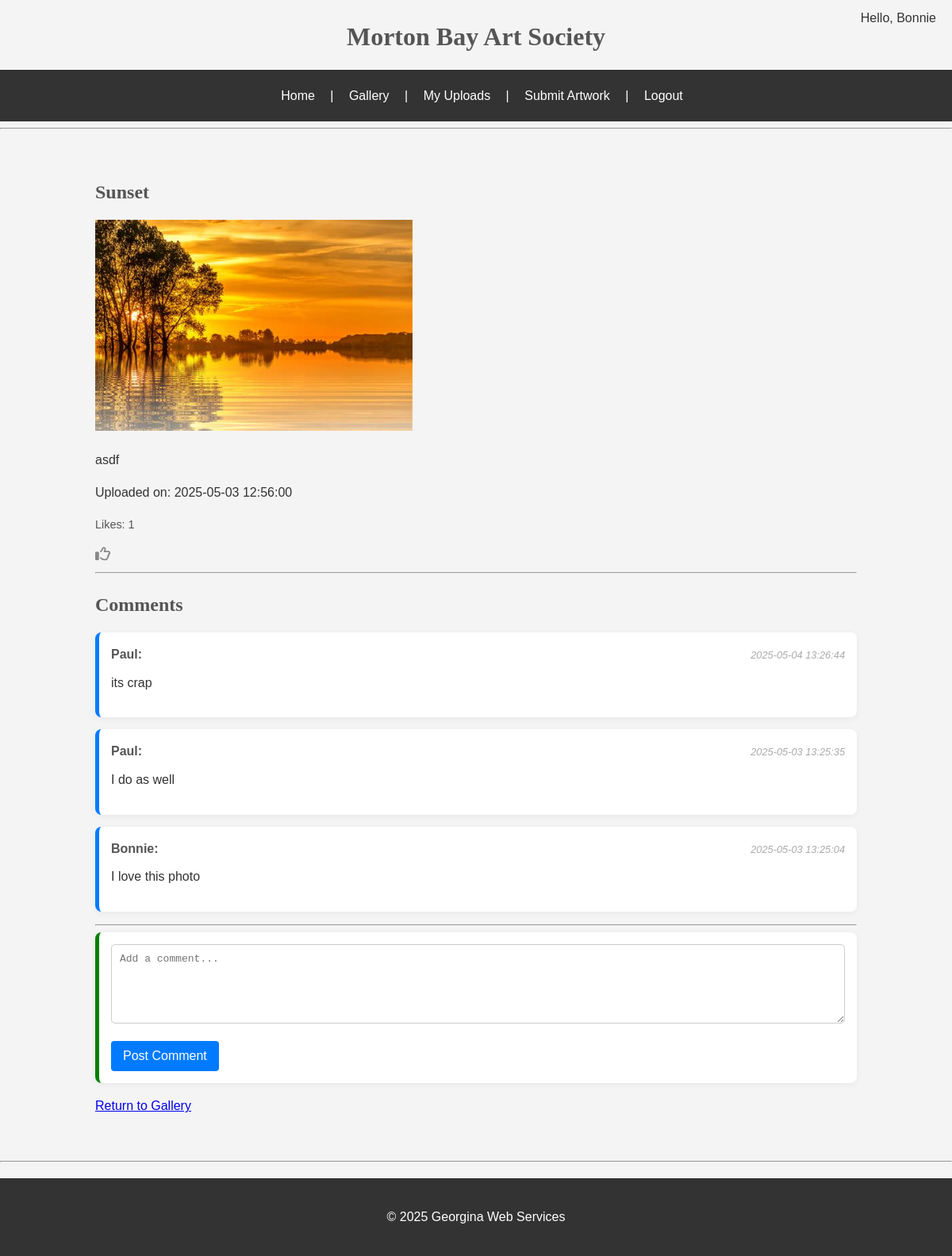
Screenshot of /artwork/2 (signed in) with the database file from the repository.
### tables this page shows
CREATE TABLE Users (
            user_id INTEGER PRIMARY KEY AUTOINCREMENT,
            username TEXT NOT NULL UNIQUE,
            email TEXT NOT NULL UNIQUE,
            password TEXT NOT NULL,
            user_type TEXT NOT NULL CHECK (user_type IN ('artist', 'enthusiast', 'admin'))
        );

CREATE TABLE Artworks (
            artwork_id INTEGER PRIMARY KEY AUTOINCREMENT,
            artist_id INTEGER NOT NULL,
            title TEXT NOT NULL,
            description TEXT,
            submission_date TIMESTAMP DEFAULT CURRENT_TIMESTAMP,
            image_path TEXT,
            pending INTEGER DEFAULT 1,
            FOREIGN KEY (artist_id) REFERENCES Artists(artist_id)
        );

CREATE TABLE Comments (
            comment_id INTEGER PRIMARY KEY AUTOINCREMENT,
            artwork_id INTEGER NOT NULL,
            user_id INTEGER NOT NULL,
            comment TEXT NOT NULL,
            timestamp TIMESTAMP DEFAULT CURRENT_TIMESTAMP,
            FOREIGN KEY (artwork_id) REFERENCES Artworks(artwork_id),
            FOREIGN KEY (user_id) REFERENCES Users(user_id)
        );

### app.py (the view)
@app.route('/artwork/<int:artwork_id>')
def view_artwork(artwork_id):
    conn = get_db_connection()
    artwork = conn.execute('SELECT * FROM Artworks WHERE artwork_id = ?', (artwork_id,)).fetchone()
    like_count = conn.execute(
        'SELECT COUNT(*) FROM Likes WHERE artwork_id = ?', (artwork_id,)
    ).fetchone()[0]
    user_liked = False
    if 'user_id' in session:
        user_liked = conn.execute(
            'SELECT 1 FROM Likes WHERE user_id = ? AND artwork_id = ?',
            (session['user_id'], artwork_id)
        ).fetchone() is not None
    comments = conn.execute('''
        SELECT c.comment, c.timestamp, u.username
        FROM Comments c
        JOIN Users u ON c.user_id = u.user_id
        WHERE c.artwork_id = ?
        ORDER BY c.timestamp DESC
    ''', (artwork_id,)).fetchall()
    conn.close()
    return render_template(
        'view_artwork.html',
        artwork=artwork,
        comments=comments,
        like_count=like_count,  # Make sure this is included
        user_liked=user_liked
    )

### app.py (called while the page is built)
def get_db_connection():
    conn = sqlite3.connect('database.db')
    conn.row_factory = sqlite3.Row
    return conn

### templates/view_artwork.html (shortened to what this page needs)
{% extends 'base.html' %}
{% block content %}
    <div class="artwork-detail-container">
        <h2>{{ artwork.title }}</h2>
        <img src="{{ url_for('static', filename=artwork.image_path) }}" alt="{{ artwork.title }}" width="400">
        <p>{{ artwork.description }}</p>
        <p>Uploaded on: {{ artwork.submission_date }}</p>
        <div class="artwork-actions">
            <p class="like-count" data-artwork-id="{{ artwork.artwork_id }}">Likes: {{ like_count or 0 }}</p>
            {% if session['user_id'] %}
                <button class="like-button" data-artwork-id="{{ artwork.artwork_id }}" data-is-liked="{{ 'true' if user_liked else 'false' }}">
                    <i class="fa-regular fa-thumbs-up {% if user_liked %}liked{% endif %}"></i>
                </button>
            {% else %}
                <p>Please <a href="{{ url_for('login') }}">log in</a> to like this artwork.</p>
            {% endif %}
        </div>
        <hr>
        <h2>Comments</h2>
        {% if comments %}
            <ul class="comment-list">
                {% for comment in comments %}
                <li class="comment-item">
                    <div class="comment-header">
                        <strong>{{ comment.username }}:</strong>
                        <em class="comment-timestamp">{{ comment.timestamp }}</em>
                    </div>
                    <p class="comment-text">{{ comment.comment }}</p>
                </li>
                {% endfor %}
            </ul>
        {% else %}
            <p>No comments yet.</p>
        {% endif %}
        <hr>
        {% if 'user_id' in session %}
            <form action="{{ url_for('post_comment', artwork_id=artwork.artwork_id) }}" method="POST">
                <textarea name="comment" required placeholder="Add a comment..." rows="4" cols="50"></textarea><br>
                <input type="submit" value="Post Comment">
            </form>
        {% else %}
            <p>Please <a href="{{ url_for('login') }}">log in</a> to leave a comment.</p>
        {% endif %}
        <p><a href="{{ url_for('gallery') }}">Return to Gallery</a></p>
    </div>
{% endblock %}

### templates/base.html (shortened to what this page needs)
<!DOCTYPE html>
<html lang="en">
<head>
    <link rel="stylesheet" href="{{ url_for('static', filename='css/style.css') }}">
    <link rel="stylesheet" href="https://cdnjs.cloudflare.com/ajax/libs/font-awesome/6.0.0/css/all.min.css" />
</head>
<body>
    <header>
        <h1>Morton Bay Art Society</h1>
        <div class="top-right-greeting">
            {% if 'user_id' in session %}
                Hello, {{ session['username'] }}
            {% endif %}
        </div>
        <nav>
            <span class="navbar-greeting">
                {% if 'user_id' in session %}
                    <a href="{{ url_for('index') }}">Home</a> |
                    <a href="{{ url_for('gallery') }}">Gallery</a> |
                    {% if session['user_type'] in ('artist') %}
                        <a href="{{ url_for('my_uploads') }}">My Uploads</a> |
                        <a href="{{ url_for('upload') }}">Submit Artwork</a> |
                    {% endif %}
                    <a href="{{ url_for('logout') }}">Logout</a>
                {% else %}
                    <a href="{{ url_for('index') }}">Home</a> |
                    <a href="{{ url_for('gallery') }}">Gallery</a> |
                    <a href="{{ url_for('login') }}">Login</a> |
                    <a href="{{ url_for('register') }}">Register</a>
                {% endif %}
            </span>
        </nav>
    </header>
    <hr>
    {% block content %}
        {% endblock %}
    <hr>
    <footer>
        <p>&copy; 2025 Georgina Web Services</p>
    </footer>
</body>
</html>

### static/css/style.css (style rules this page uses)
body { font-family: 'Helvetica', sans-serif; margin: 0; padding: 0; background-color: #f4f4f4; color: #333; line-height: 1.6; }
h1 { font-family: 'Georgia', serif; color: #555; margin-bottom: 15px; text-align: center; }
h2, h3 { font-family: 'Georgia', serif; color: #555; margin-bottom: 15px; }
nav { background-color: #333; display: grid; grid-template-columns: auto; justify-content: center; padding: 10px 0; }
.navbar-greeting { color: white; text-decoration: none; padding: 10px 15px; display: inline-block; }
.top-right-greeting { position: absolute; top: 10px; right: 20px; z-index: 10; text-align: right; }
.navbar-greeting a:last-child { margin-right: 0; }
nav a { margin: 0 15px; color: white; text-align: center; text-decoration: none; display: inline-block; }
input[type="submit"], button { background-color: #555; color: white; border: none; padding: 10px 20px; border-radius: 5px; cursor: pointer; transition: background-color 0.2s ease-in-out; }
form input[type="text"], form input[type="email"], form input[type="password"], form textarea, form select { width: 100%; padding: 10px; margin-bottom: 15px; border: 1px solid #ccc; border-radius: 5px; box-sizing: border-box; }
footer { text-align: center; padding: 20px; background-color: #333; color: white; margin-top: 20px; }
.like-button { background-color: #f0f0f0; border: 1px solid #ccc; padding: 5px 10px; cursor: pointer; border-radius: 5px; font-size: 16px; }
.like-button { background: none; border: none; padding: 0; cursor: pointer; font-size: 1.2em; outline: none; color: #888; }
.like-count { margin-right: 10px; font-size: 0.9em; color: #555; }
.artwork-detail-container { width: 80%; margin: 20px auto; padding: 20px; }
.comment-list { list-style: none; padding: 0; }
.comment-item { background-color: #fff; padding: 15px; margin-bottom: 15px; border-radius: 8px; box-shadow: 0 2px 8px rgba(0, 0, 0, 0.05); border-left: 5px solid #007bff; }
.comment-header { display: flex; align-items: baseline; margin-bottom: 8px; color: #555; }
.comment-header strong { font-weight: bold; margin-right: auto; }
.comment-timestamp { font-size: 0.8em; color: #aaa; }
.comment-text { line-height: 1.6; color: #333; margin-top: 10px; }
form { background-color: #fff; padding: 15px; margin-bottom: 15px; border-radius: 8px; box-shadow: 0 2px 8px rgba(0, 0, 0, 0.05); border-left: 5px solid green; }
input[type="text"], input[type="file"], textarea { width: 100%; padding: 10px; margin-bottom: 15px; border: 1px solid #ccc; border-radius: 4px; box-sizing: border-box; font-size: 1em; }
textarea { min-height: 100px; }
input[type="submit"] { background-color: #007bff; color: white; padding: 10px 15px; border: none; border-radius: 4px; cursor: pointer; font-size: 1em; }

### rows the page displays
Users: username "Bonnie"
Artworks: title "Sunset", image_path (picture), description "asdf", submission_date "2025-05-03 12:56:00"
Comments: username "Paul", timestamp "2025-05-04 13:26:44", comment "its crap"
Comments: username "Paul", timestamp "2025-05-03 13:25:35", comment "I do as well"
Comments: username "Bonnie", timestamp "2025-05-03 13:25:04", comment "I love this photo"

### other values shown
{{ like_count or 0 }} "1"
